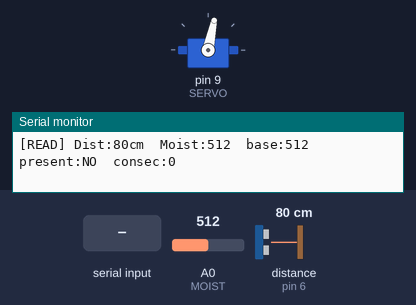
This sketch was run on a simulated Arduino Uno, built with avr-gcc and run on an emulated ATmega328P. On the bench: servo, the last lines printed to the serial monitor. Wiring (inferred from the names in the program): ultrasonic range finder: trigger pin 7; echo pin 6. Inputs (shaded band) come from the test bench; at power-on: distance to the obstacle (sensor on pin 6) 80 cm, A0 (MOIST) = 512. The echo pulse lasts 58.3 µs per cm.

Above: at 2.9 s.
3.0 s: distance to the obstacle (sensor on pin 6) set to 18 cm
5.8 s: distance to the obstacle (sensor on pin 6) set to 15 cm
At 7.84 s:
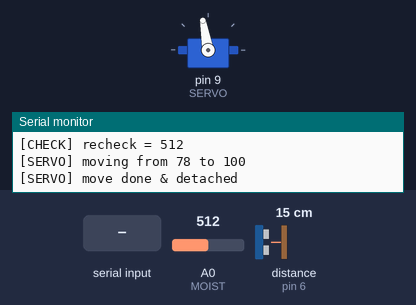
At 8.7 s:
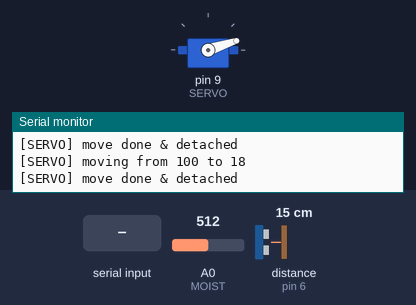
8.8 s: "L" received over Serial
At 11.8 s:
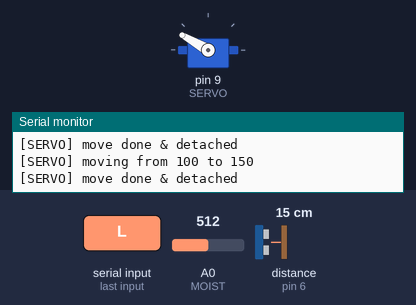
Timing chart, 0 to 14.2 s (numbered marks = the images above; inputs shaded):
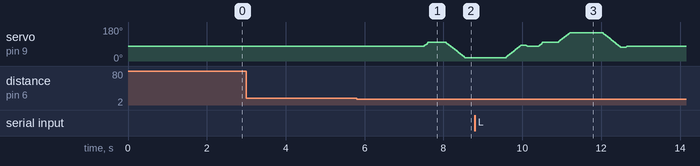

Measured:
- the behaviour switches between 17 and 16 cm on distance to the obstacle (sensor on pin 6) (found by bisection; images 0 and 1)
- after the input at 5.8 s, servo on pin 9 (SERVO): rises from 78° to 100° in 0.10 s, then falls to 18° in 0.92 s

The sketch:

Smartdustbin0101.ino
```cpp
/*
  Smart Wet/Dry Dustbin - Updated
  - Ultrasonic strict cutoff <= 15 cm
  - moisture == 0 => treated as DRY (fallback)
  - Edge-detect (acts only when object first appears)
  - Debounce + averaging for sensors
  - Smooth servo movement, robust close (overshoot + seat)
  - Manual Serial override: 'L' (left/wet), 'R' (right/dry), 'C' (close)
*/

#include <Servo.h>
Servo flap;

// PINS
const int TRIG = 7;
const int ECHO = 6;
const int SERVO = 9;
const int MOIST = A0;

// TUNABLE PARAMETERS
const int DETECT_DISTANCE = 15;    // STRICT cutoff in cm (<= 15cm = present)
const int CONSECUTIVE_NEEDED = 5;  // confirmations required
int moistureDeltaNeeded = 120;     // delta above baseline => WET (tune if needed)
const unsigned long REARM_MILLIS = 1400; // cooldown after an action (ms)

// SERVO ANGLES (adjust to your mechanical mount)
const int LEFT_ANGLE  = 150;  // WET -> left container
const int RIGHT_ANGLE = 18;   // DRY -> right container
int CLOSED_ANGLE      = 78;   // final closed (tune 60..100)
const int OPEN_SMALL  = 100;  // small open before drop

// INTERNAL STATE
int baselineMoist = 0;
int consecutiveCount = 0;
bool lastObjectPresent = false;
unsigned long lastActionTime = 0;
int currentAngle = CLOSED_ANGLE;

// ---------------- helper functions ----------------
long singleDistanceRead() {
  digitalWrite(TRIG, LOW);
  delayMicroseconds(2);
  digitalWrite(TRIG, HIGH);
  delayMicroseconds(10);
  digitalWrite(TRIG, LOW);
  long dur = pulseIn(ECHO, HIGH, 30000);
  if (dur == 0) return 999;
  return dur / 58;
}

long avgDistance(int n = 4) {
  long s = 0;
  for (int i = 0; i < n; ++i) {
    s += singleDistanceRead();
    delay(16);
  }
  return s / n;
}

int avgMoisture(int n = 8) {
  long s = 0;
  for (int i = 0; i < n; ++i) {
    s += analogRead(MOIST);
    delay(12);
  }
  return int(s / n);
}

// move smoothly only when target differs; attach/detach servo
void smoothMoveTo(int target) {
  if (target == currentAngle) {
    Serial.print("[SERVO] already at ");
    Serial.println(target);
    return;
  }
  Serial.print("[SERVO] moving from ");
  Serial.print(currentAngle);
  Serial.print(" to ");
  Serial.println(target);
  flap.attach(SERVO);
  int step = (target > currentAngle) ? 1 : -1;
  for (int a = currentAngle; a != target; a += step) {
    flap.write(a);
    delay(6);
  }
  flap.write(target);
  delay(120);
  currentAngle = target;
  flap.detach();
  Serial.println("[SERVO] move done & detached");
}

// robust close: overshoot then return to seat
void robustClose(int finalAngle) {
  Serial.print("[CLOSE] closing to ");
  Serial.println(finalAngle);
  int overshoot = 6; // tweak if needed
  int overAngle = finalAngle + (finalAngle > currentAngle ? overshoot : -overshoot);

  flap.attach(SERVO);
  int step = (overAngle > currentAngle) ? 1 : -1;
  for (int a = currentAngle; a != overAngle; a += step) {
    flap.write(a);
    delay(6);
  }
  flap.write(overAngle);
  delay(110);

  step = (finalAngle > overAngle) ? 1 : -1;
  for (int a = overAngle; a != finalAngle; a += step) {
    flap.write(a);
    delay(8);
  }
  flap.write(finalAngle);
  delay(130);
  currentAngle = finalAngle;
  flap.detach();
  Serial.println("[CLOSE] seated & detached");
}

// ---------------- setup ----------------
void setup() {
  Serial.begin(9600);
  pinMode(TRIG, OUTPUT);
  pinMode(ECHO, INPUT);
  pinMode(MOIST, INPUT);

  // initial closed position (detach to prevent jitter)
  flap.attach(SERVO);
  flap.write(CLOSED_ANGLE);
  delay(350);
  flap.detach();
  currentAngle = CLOSED_ANGLE;

  // measure stable baseline (ensure pad EMPTY & DRY)
  Serial.println("--- Measuring baseline moisture: keep pad EMPTY & DRY ---");
  baselineMoist = avgMoisture(60);
  Serial.print("Baseline moisture = ");
  Serial.println(baselineMoist);
  Serial.println("System READY. Place waste on pad to test. Manual override: send L/R/C");
  delay(600);
}

// ---------------- main loop ----------------
void loop() {
  // manual serial test (safe)
  if (Serial.available()) {
    char c = Serial.read();
    if (c == 'L' || c == 'l') {
      Serial.println("[MANUAL] LEFT");
      smoothMoveTo(OPEN_SMALL); delay(250);
      smoothMoveTo(LEFT_ANGLE); delay(700);
      robustClose(CLOSED_ANGLE);
      lastActionTime = millis();
    } else if (c == 'R' || c == 'r') {
      Serial.println("[MANUAL] RIGHT");
      smoothMoveTo(OPEN_SMALL); delay(250);
      smoothMoveTo(RIGHT_ANGLE); delay(700);
      robustClose(CLOSED_ANGLE);
      lastActionTime = millis();
    } else if (c == 'C' || c == 'c') {
      Serial.println("[MANUAL] CLOSE");
      robustClose(CLOSED_ANGLE);
    }
    while (Serial.available()) Serial.read(); // clear serial buffer
  }

  unsigned long now = millis();
  if (now - lastActionTime < REARM_MILLIS) {
    // cooling period - sample but do not act
    long d = avgDistance(2);
    int m = avgMoisture(3);
    Serial.print("[COOL] Dist:"); Serial.print(d);
    Serial.print(" cm  Moist:"); Serial.println(m);
    delay(160);
    return;
  }

  long dist = avgDistance(4);
  int moist = avgMoisture(6);

  // STRICT ultrasonic detection: present only <= DETECT_DISTANCE
  bool present = (dist <= DETECT_DISTANCE);

  // debug print
  Serial.print("[READ] Dist:"); Serial.print(dist);
  Serial.print("cm  Moist:"); Serial.print(moist);
  Serial.print("  base:"); Serial.print(baselineMoist);
  Serial.print("  present:"); Serial.print(present ? "YES" : "NO");
  Serial.print("  consec:"); Serial.println(consecutiveCount);

  // Debounce & edge logic:
  if (present) {
    consecutiveCount++;
  } else {
    consecutiveCount = 0;
    lastObjectPresent = false; // reset so next object triggers
  }

  // Only act on rising edge: when previously not present and now confirmed present
  if (!lastObjectPresent && consecutiveCount >= CONSECUTIVE_NEEDED) {
    Serial.println("[EDGE] rising edge -> object JUST appeared");

    // Decision: treat 0 as DRY fallback
    int delta = moist - baselineMoist;
    Serial.print("[DECIDE] delta = "); Serial.println(delta);

    bool isWet = false;
    if (moist == 0) {
      Serial.println("[DECIDE] moisture==0 -> fallback: TREAT AS DRY");
      isWet = false;
    } else {
      if (delta >= moistureDeltaNeeded) isWet = true;
      else isWet = false;
    }

    Serial.print("[DECIDE] final => "); Serial.println(isWet ? "WET (LEFT)" : "DRY (RIGHT)");

    // final stability re-check (abort if huge change)
    int recheck = avgMoisture(6);
    Serial.print("[CHECK] recheck = "); Serial.println(recheck);
    if (abs(recheck - moist) > 200) {
      Serial.println("[ABORT] unstable moisture - ignoring this event");
      consecutiveCount = 0;
      lastObjectPresent = true; // keep high until removed
      delay(200);
    } else {
      // move: tiny open, then left/right, then robust close
      smoothMoveTo(OPEN_SMALL);
      delay(300);
      if (isWet) smoothMoveTo(LEFT_ANGLE);
      else smoothMoveTo(RIGHT_ANGLE);
      delay(900);
      robustClose(CLOSED_ANGLE);
      lastActionTime = millis();
      consecutiveCount = 0;
      lastObjectPresent = true;
    }
  }

  // update lastObjectPresent when object disappears so we can re-trigger next time
  if (!present && lastObjectPresent) {
    Serial.println("[EDGE] object removed -> ready for next");
    lastObjectPresent = false;
  }

  delay(140);
}
```
